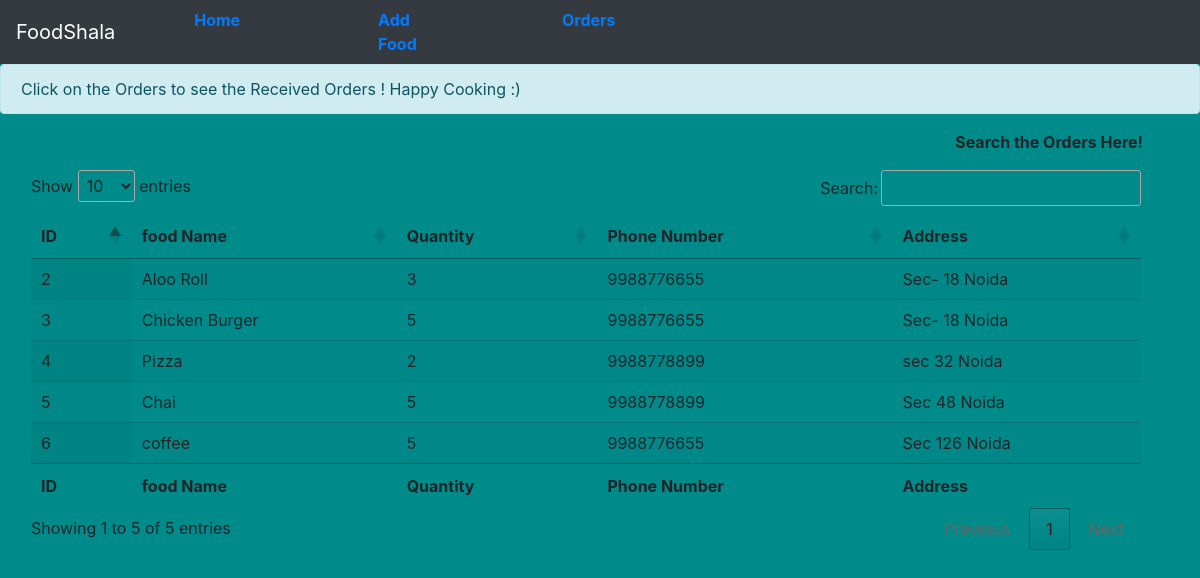
The page /index.php/admin_home/Display_orders on the database its author committed.
### tables this page shows
CREATE TABLE `orderprod` (
  `id` int(11) NOT NULL,
  `name` varchar(50) DEFAULT NULL,
  `quantity` int(11) DEFAULT NULL,
  `pno` varchar(10) DEFAULT NULL,
  `address` varchar(100) DEFAULT NULL
);

### application/controllers/Admin_home.php (called while the page is built, shortened)
<?php
class Admin_home extends CI_Controller {
	public function __construct(){
		$this->load->helper('url');
		$this->load->helper('form');
		$this->load->library('form_validation');
		$this->load->library('session');
	}
    public function Display_orders(){
		$this->load->model('Admin_model');
		$r1=$this->Admin_model->select_orders();
		$this->load->view('Admin_home',['d1'=>$r1]);
	}
 }
 ?>

### index.php (called while the page is built, shortened)
<?php
require_once BASEPATH.'core/CodeIgniter.php';

### application/models/Admin_model.php (called while the page is built, shortened)
<?php
class Admin_model extends CI_Model
{
	 public function select_orders()
	 {
		$query=$this->db->select(['id','name','quantity','pno','address'])->from('orderprod')->get();
		return $query->result();
	 }
}
?>

### application/views/Admin_home.php (the view, shortened to what this page needs)
<!doctype html>
<html lang="en">
<head>
    <link rel="stylesheet" href="https://stackpath.bootstrapcdn.com/bootstrap/4.3.1/css/bootstrap.min.css">
    <link rel="stylesheet" href="https://cdnjs.cloudflare.com/ajax/libs/select2/4.0.12/css/select2.min.css">
    <link rel="stylesheet" type="text/css" href="https://cdn.datatables.net/1.10.21/css/jquery.dataTables.css">
</head>
<body >
    <nav class="navbar navbar-expand-lg navbar-dark bg-dark">
  <a class="navbar-brand" href="#">FoodShala</a>
  <div class="collapse navbar-collapse" id="navbarColor02">
    <ul class="navbar-nav mr-auto">
      <div class="container mx-5">
      <li class="nav-item active">
        <b><?= anchor('Admin_home/Display_product','Home'); ?></b>
       </li>
      </div>
      <div class="container mx-5">
      <li class="nav-item active">
        <b><?= anchor('Admin_home/Add_product','Add Food'); ?></b>
       </li>
      </div>
      <div class="container mx-5">
      <li class="nav-item active">
        <b><?= anchor('Admin_home/Display_orders','Orders'); ?></b>
       </li>
      </div>
    </ul>
  </div>
</nav>
<div class="alert alert-dismissible alert-info">
   Click on the Orders to see the Received Orders ! Happy Cooking :)
 </div>
 <div class="container mx-5" align="right">
  <div class="container" >
    <div class="container" >
   <b>Search the Orders Here!</b>
   </div>
 </div>
  </div>
<div class="mx-3 my-3 container">
    <table id="example" class="display" style="width:100%">
     <thead>
        <tr>
          <th>ID</th>
           <th>food Name</th>
           <th>Quantity</th>
           <th>Phone Number</th>
           <th>Address</th>
        </tr>
     </thead>
     <tbody>
      <?php
      if(isset($d1)){
        foreach ($d1 as $d2) {
        ?>
        <tr>
           <td><?= $d2->id;?></td>
           <td><?= $d2->name;?></td>
           <td><?= $d2->quantity;?></td>
           <td><?= $d2->pno;?></td>
           <td><?= $d2->address;?></td>
        </tr>
      <?php
         }
         }
      ?>
     </tbody>
     <tfoot>
       <tr>
          <th>ID</th>
           <th>food Name</th>
           <th>Quantity</th>
           <th>Phone Number</th>
           <th>Address</th>
        </tr>
     </tfoot>
  </table>
</div>
<br>
<br>
</body>
</html>

### application/views/Admin_home.php (style rules this page uses)
body { background: DarkCyan !important; }

### rows shown on the page
orderprod: id "2", name "Aloo Roll", quantity "3", pno "9988776655", address "Sec- 18 Noida"
orderprod: id "3", name "Chicken Burger", quantity "5", pno "9988776655", address "Sec- 18 Noida"
orderprod: id "4", name "Pizza", quantity "2", pno "9988778899", address "sec 32 Noida"
orderprod: id "5", name "Chai", quantity "5", pno "9988778899", address "Sec 48 Noida"
orderprod: id "6", name "coffee", quantity "5", pno "9988776655", address "Sec 126 Noida"

### other values the page prints
anchor('Admin_home/Display_product','Home') "Home"
anchor('Admin_home/Add_product','Add Food') "Add Food"
anchor('Admin_home/Display_orders','Orders') "Orders"
